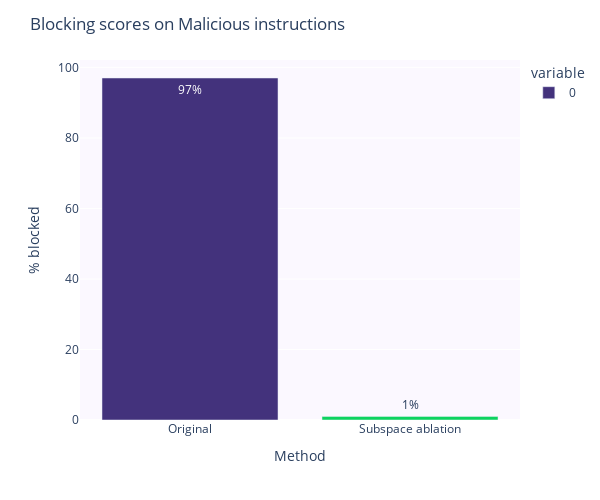

Notebook code cell kept with this figure:
### Code cell
import plotly.express as px

fig = px.bar(
    malicious.rename(
        columns={"safe_blocked": "Original", "ablated_blocked": "Subspace ablation"},
    )[["Original", "Subspace ablation"]].sum(),
)

fig.update_layout(
    title="Blocking scores on Malicious instructions",
    width=600,
    height=500,
    xaxis_title="Method",
    yaxis_title="% blocked",
    paper_bgcolor="white",
    plot_bgcolor="#FBF8FF",
)

fig.update_traces(
    text=malicious[["safe_blocked", "ablated_blocked"]]
    .sum()
    .apply(lambda x: str(x) + "%"),
    textposition="auto",
    marker_color=palette[::-1], #["#219ebc", "#fb8500"],
)

fig.show()
fig.write_image("images/block_scores.svg", scale=4)

### Figure 1 — Plotly figure (JSON) as saved in the notebook; plotly's stock layout.template omitted (floating-point values rounded to 4 significant figures)
{"data": [{"alignmentgroup": "True", "hovertemplate": "variable=0<br>index=%{x}<br>value=%{y}<extra></extra>", "legendgroup": "0", "marker": {"color": ["#43327C", "#0DD35F"], "pattern": {"shape": ""}}, "name": "0", "offsetgroup": "0", "orientation": "v", "showlegend": true, "text": ["97%", "1%"], "textposition": "auto", "type": "bar", "x": ["Original", "Subspace ablation"], "xaxis": "x", "y": [97, 1], "yaxis": "y"}], "layout": {"barmode": "relative", "height": 500, "legend": {"title": {"text": "variable"}, "tracegroupgap": 0}, "margin": {"t": 60}, "paper_bgcolor": "white", "plot_bgcolor": "#FBF8FF", "title": {"text": "Blocking scores on Malicious instructions"}, "width": 600, "xaxis": {"anchor": "y", "domain": [0, 1], "title": {"text": "Method"}}, "yaxis": {"anchor": "x", "domain": [0, 1], "title": {"text": "% blocked"}}}}
